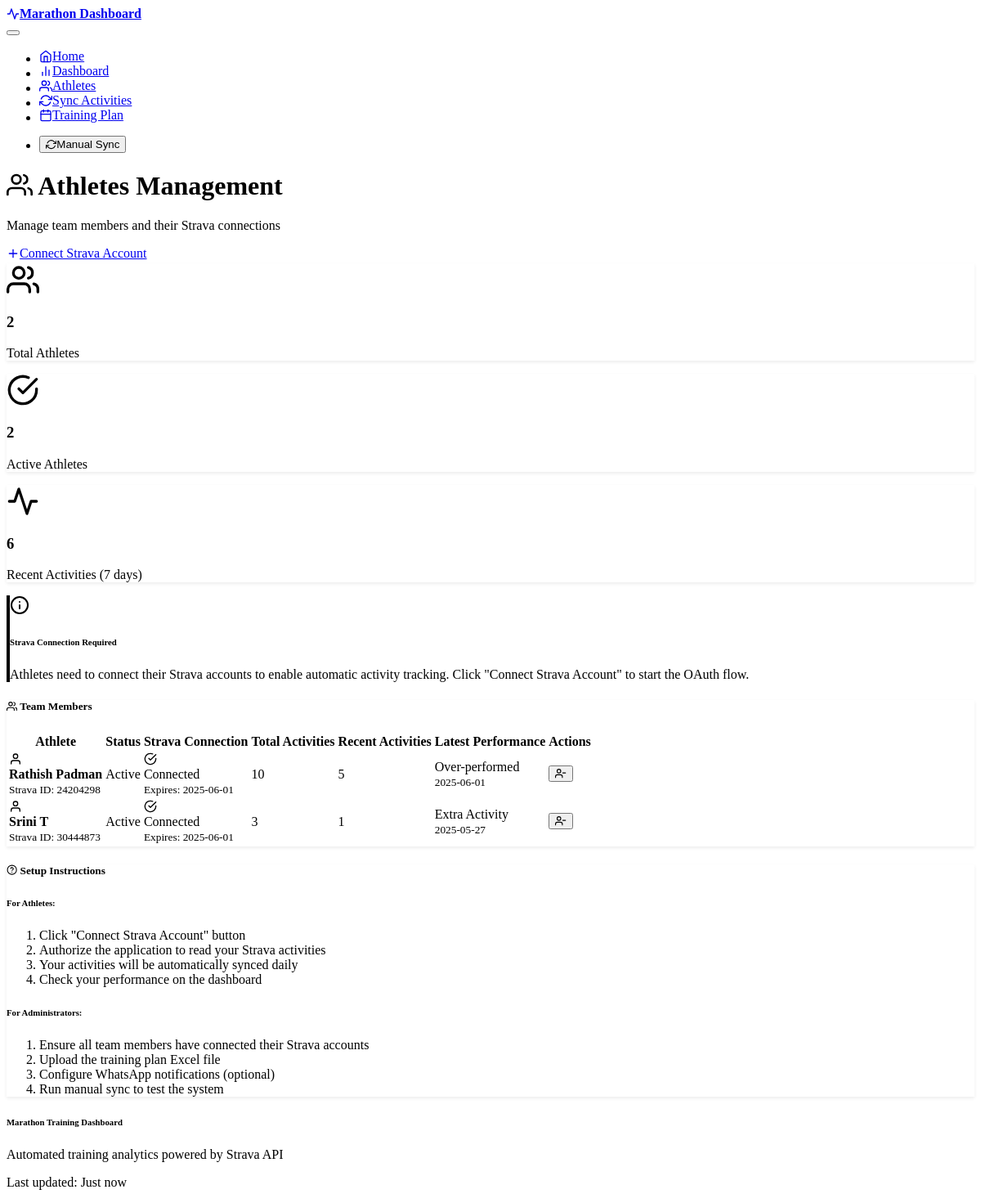
Page /athletes on the committed database.
### models.py (models this page shows)
class Athlete(db.Model):
    id = db.Column(db.Integer, primary_key=True)
    name = db.Column(db.String(100), nullable=False)
    strava_athlete_id = db.Column(db.Integer, unique=True, nullable=True)
    refresh_token = db.Column(db.String(255), nullable=True)
    access_token = db.Column(db.String(255), nullable=True)
    token_expires_at = db.Column(db.DateTime, nullable=True)
    is_active = db.Column(db.Boolean, default=True)
    created_at = db.Column(db.DateTime, default=datetime.utcnow)
    activities = db.relationship('Activity', backref='athlete', lazy=True)
    planned_workouts = db.relationship('PlannedWorkout',
                                       backref='athlete',
                                       lazy=True)
    daily_summaries = db.relationship('DailySummary',
                                      backref='athlete',
                                      lazy=True)

class DailySummary(db.Model):
    id = db.Column(db.Integer, primary_key=True)
    athlete_id = db.Column(db.Integer,
                           db.ForeignKey('athlete.id'),
                           nullable=False)
    summary_date = db.Column(db.DateTime, nullable=False)
    actual_distance_km = db.Column(db.Float, nullable=True)
    planned_distance_km = db.Column(db.Float, nullable=True)
    actual_pace_min_per_km = db.Column(db.Float, nullable=True)
    planned_pace_min_per_km = db.Column(db.Float, nullable=True)
    distance_variance_percent = db.Column(db.Float, nullable=True)
    pace_variance_percent = db.Column(db.Float, nullable=True)
    status = db.Column(db.String(50),
                       nullable=True)  # On Track, Under-performed, etc.
    notes = db.Column(db.Text, nullable=True)
    created_at = db.Column(db.DateTime, default=datetime.utcnow)
    __table_args__ = (
        UniqueConstraint('athlete_id', 'summary_date', name='uq_daily_summary_athlete_date'),
        db.Index('idx_daily_summary_date', 'summary_date'),
        db.Index('idx_daily_summary_athlete', 'athlete_id'),
        db.Index('idx_daily_summary_status', 'status')
    )
    __table_args__ = (UniqueConstraint('athlete_id', 'summary_date', name='uq_daily_summary_athlete_date'),)

### routes.py (the view)
@app.route('/athletes')
def athletes():
    try:
        athletes_list = db.session.query(Athlete).filter(
            Athlete.refresh_token.isnot(None)
        ).order_by(Athlete.name).distinct().all()
        athlete_stats = []
        for athlete in athletes_list:
            total_activities = db.session.query(
                func.count(distinct(
                    Activity.id))).filter_by(athlete_id=athlete.id).scalar()
            week_ago = datetime.now() - timedelta(days=7)
            recent_activities = db.session.query(
                func.count(distinct(Activity.id))).filter(
                    Activity.athlete_id == athlete.id, Activity.start_date
                    >= week_ago).scalar()
            latest_summary = db.session.query(DailySummary).filter_by(
                athlete_id=athlete.id).order_by(
                    DailySummary.summary_date.desc()).first()
            athlete_stats.append({
                'athlete': athlete,
                'total_activities': total_activities or 0,  # Handle None case
                'recent_activities': recent_activities or 0,
                'latest_summary': latest_summary
            })
        return render_template('athletes.html', athlete_stats=athlete_stats)
    except Exception as e:
        logger.error(f"Error loading athletes page: {e}")
        flash(f"Error loading athletes: {e}", "error")
        return redirect(url_for('index'))

### templates/athletes.html (shortened to what this page needs)
{% extends "base.html" %}
{% block content %}
<div class="container">
    <div class="row mb-4">
        <div class="col-lg-8">
            <h1 class="display-5">
                <i data-feather="users" class="me-3"></i>
                Athletes Management
            </h1>
            <p class="lead">
                Manage team members and their Strava connections
            </p>
        </div>
        <div class="col-lg-4 text-lg-end">
            <a href="{{ url_for('strava_auth') }}" class="btn btn-primary">
                <i data-feather="plus" class="me-2"></i>
                Connect Strava Account
            </a>
        </div>
    </div>
    <div class="row mb-4">
        <div class="col-md-4 mb-3">
            <div class="card bg-primary text-white">
                <div class="card-body text-center">
                    <i data-feather="users" class="mb-2" style="width: 2.5rem; height: 2.5rem;"></i>
                    <h3 class="card-title">{{ athlete_stats|length }}</h3>
                    <p class="card-text">Total Athletes</p>
                </div>
            </div>
        </div>
        <div class="col-md-4 mb-3">
            <div class="card bg-success text-white">
                <div class="card-body text-center">
                    <i data-feather="check-circle" class="mb-2" style="width: 2.5rem; height: 2.5rem;"></i>
                    <h3 class="card-title">{{ athlete_stats|selectattr('athlete.is_active')|list|length }}</h3>
                    <p class="card-text">Active Athletes</p>
                </div>
            </div>
        </div>
        <div class="col-md-4 mb-3">
            <div class="card bg-info text-white">
                <div class="card-body text-center">
                    <i data-feather="activity" class="mb-2" style="width: 2.5rem; height: 2.5rem;"></i>
                    <h3 class="card-title">{{ athlete_stats|sum(attribute='recent_activities') }}</h3>
                    <p class="card-text">Recent Activities (7 days)</p>
                </div>
            </div>
        </div>
    </div>
    <div class="row mb-4">
        <div class="col-12">
            <div class="alert alert-info">
                <div class="d-flex align-items-center">
                    <i data-feather="info" class="me-3" style="width: 1.5rem; height: 1.5rem;"></i>
                    <div>
                        <h6 class="alert-heading mb-1">Strava Connection Required</h6>
                        <p class="mb-0">
                            Athletes need to connect their Strava accounts to enable automatic activity tracking.
                            Click "Connect Strava Account" to start the OAuth flow.
                        </p>
                    </div>
                </div>
            </div>
        </div>
    </div>
    {% if athlete_stats %}
    <div class="row">
        <div class="col-12">
            <div class="card">
                <div class="card-header">
                    <h5 class="card-title mb-0">
                        <i data-feather="users" class="me-2"></i>
                        Team Members
                    </h5>
                </div>
                <div class="card-body">
                    <div class="table-responsive">
                        <table class="table table-hover">
                            <thead>
                                <tr>
                                    <th>Athlete</th>
                                    <th>Status</th>
                                    <th>Strava Connection</th>
                                    <th>Total Activities</th>
                                    <th>Recent Activities</th>
                                    <th>Latest Performance</th>
                                    <th>Actions</th>
                                </tr>
                            </thead>
                            <tbody>
                                {% for stat in athlete_stats %}
                                <tr>
                                    <td>
                                        <div class="d-flex align-items-center">
                                            <div class="me-3">
                                                {% if stat.athlete.is_active %}
                                                    <i data-feather="user" class="text-success"></i>
                                                {% else %}
                                                    <i data-feather="user-x" class="text-muted"></i>
                                                {% endif %}
                                            </div>
                                            <div>
                                                <strong>{{ stat.athlete.name }}</strong>
                                                {% if stat.athlete.strava_athlete_id %}
                                                    <br><small class="text-muted">Strava ID: {{ stat.athlete.strava_athlete_id }}</small>
                                                {% endif %}
                                            </div>
                                        </div>
                                    </td>
                                    <td>
                                        {% if stat.athlete.is_active %}
                                            <span class="badge bg-success">Active</span>
                                        {% else %}
                                            <span class="badge bg-secondary">Inactive</span>
                                        {% endif %}
                                    </td>
                                    <td>
                                        {% if stat.athlete.refresh_token %}
                                            <div class="d-flex align-items-center">
                                                <i data-feather="check-circle" class="text-success me-2"></i>
                                                <div>
                                                    <span class="text-success">Connected</span>
                                                    {% if stat.athlete.token_expires_at %}
                                                        <br><small class="text-muted">
                                                            Expires: {{ stat.athlete.token_expires_at.strftime('%Y-%m-%d') }}
                                                        </small>
                                                    {% endif %}
                                                </div>
                                            </div>
                                        {% else %}
                                            <div class="d-flex align-items-center">
                                                <i data-feather="x-circle" class="text-danger me-2"></i>
                                                <span class="text-danger">Not Connected</span>
                                            </div>
                                        {% endif %}
                                    </td>
                                    <td>
                                        <span class="badge bg-outline-primary">{{ stat.total_activities }}</span>
                                    </td>
                                    <td>
                                        {% if stat.recent_activities > 0 %}
                                            <span class="badge bg-success">{{ stat.recent_activities }}</span>
                                        {% else %}
                                            <span class="badge bg-outline-secondary">0</span>
                                        {% endif %}
                                    </td>
                                    <td>
                                        {% if stat.latest_summary %}
                                            <div>
                                                {% if stat.latest_summary.status == 'On Track' %}
                                                    <span class="badge bg-success">{{ stat.latest_summary.status }}</span>
                                                {% elif stat.latest_summary.status == 'Over-performed' %}
                                                    <span class="badge bg-info">{{ stat.latest_summary.status }}</span>
                                                {% elif stat.latest_summary.status == 'Under-performed' %}
                                                    <span class="badge bg-warning">{{ stat.latest_summary.status }}</span>
                                                {% elif stat.latest_summary.status == 'Missed Workout' %}
                                                    <span class="badge bg-danger">{{ stat.latest_summary.status }}</span>
                                                {% else %}
                                                    <span class="badge bg-secondary">{{ stat.latest_summary.status or 'Unknown' }}</span>
                                                {% endif %}
                                                <br><small class="text-muted">
                                                    {{ stat.latest_summary.summary_date.strftime('%Y-%m-%d') }}
                                                </small>
                                            </div>
                                        {% else %}
                                            <span class="text-muted">No data</span>
                                        {% endif %}
                                    </td>
                                    <td>
                                        <div class="btn-group btn-group-sm">
                                            <button class="btn btn-outline-secondary"
                                                    onclick="toggleAthlete({{ stat.athlete.id }})"
                                                    title="{% if stat.athlete.is_active %}Deactivate{% else %}Activate{% endif %} athlete">
                                                {% if stat.athlete.is_active %}
                                                    <i data-feather="user-minus"></i>
                                                {% else %}
                                                    <i data-feather="user-plus"></i>
                                                {% endif %}
                                            </button>
                                        </div>
                                    </td>
                                </tr>
                                {% endfor %}
                            </tbody>
                        </table>
                    </div>
                </div>
            </div>
        </div>
    </div>
    {% endif %}
    <div class="row mt-4">
        <div class="col-12">
            <div class="card">
                <div class="card-header">
                    <h5 class="card-title mb-0">
                        <i data-feather="help-circle" class="me-2"></i>
                        Setup Instructions
                    </h5>
                </div>
                <div class="card-body">
                    <div class="row">
                        <div class="col-md-6">
                            <h6>For Athletes:</h6>
                            <ol class="small">
                                <li>Click "Connect Strava Account" button</li>
                                <li>Authorize the application to read your Strava activities</li>
                                <li>Your activities will be automatically synced daily</li>
                                <li>Check your performance on the dashboard</li>
                            </ol>
                        </div>
                        <div class="col-md-6">
                            <h6>For Administrators:</h6>
                            <ol class="small">
                                <li>Ensure all team members have connected their Strava accounts</li>
                                <li>Upload the training plan Excel file</li>
                                <li>Configure WhatsApp notifications (optional)</li>
                                <li>Run manual sync to test the system</li>
                            </ol>
                        </div>
                    </div>
                </div>
            </div>
        </div>
    </div>
</div>
{% endblock %}

### rows in the picture
Athlete: is_active True (drawn), athlete.name "Rathish Padman", athlete.strava_athlete_id "24204298", athlete.token_expires_at "2025-06-01"
DailySummary: latest_summary.status "Over-performed", latest_summary.summary_date "2025-06-01"
Athlete: is_active True (drawn), athlete.name "Srini T", athlete.strava_athlete_id "30444873", athlete.token_expires_at "2025-06-01"
DailySummary: latest_summary "Extra Activity", latest_summary.summary_date "2025-05-27"

### other values in the picture
{{ athlete_stats|length }} "2"
{{ athlete_stats|selectattr('athlete.is_active')|list|length }} "2"
{{ athlete_stats|sum(attribute='recent_activities') }} "6"
{{ stat.total_activities }} "10" "3"
{{ stat.recent_activities }} "5" "1"
